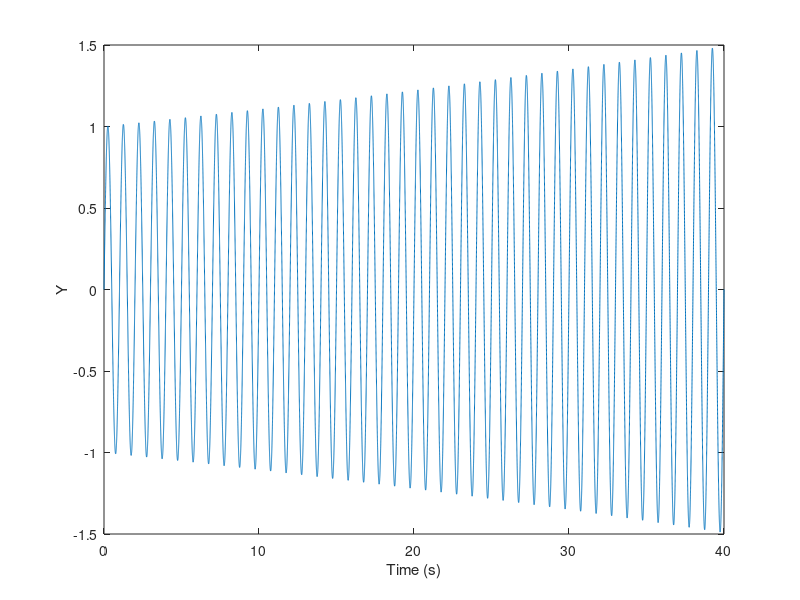

Write the MATLAB code that produced this figure. (Note: this script raises an error after producing the figure.)
%% Lyapunov Exponents with the Rosenstein's Algorithm
%% This code accompanies the powerpoint slides on Lyapunov exponents.

% Description
% - This activity will step through some basic processing steps for
%   calculating Lyapunov Exponents using Rosenstein's algorithm

%% 1) Lyapunov of a basic sinusoid
clear
clc

% Here we'll calculate the LyE of a sinusoid with exponential growth. We're
% adding the exponential growth to make sure the LyEs are positive and so
% the AMI function doesn't produce the artifacts it does with perfectly
% sinusoidal data.

% Sampling frequency
Fs = 1000;

% Time will serve as the independent variable
t = (0:1/Fs:40)';

% Frequency of the sinusoid
f = 1;

% The equation of a sinusoid.
y = exp(0.01*t).*sin(2*pi*f*t)

% plot the results
figure
plot(t,y)
xlabel('Time (s)')
ylabel('Y')

% Determining time lag and embedding dimension
% First we need to find the time lag. From experience we know the first
% minimum of a highly periodic function will be less than the period, so we
% use that many data point as an estimate for the maximum lag.
L = 1000;
[tau_s, ami_s] = AMI_Stergiou(y, L);

% Plot AMI function
figure
plot(ami_s(:,1),ami_s(:,2), 'k')
xlabel('Time Lag')
ylabel({'AMI';'Stergiou'})
grid minor

% Second we need the embedding dimension. A circle exists in 2 dimensions
% so the result here should not be surprising.
MaxDim = 12;
tau = 250; % this value is found from the AMI function above.

Rtol = 15;
Atol = 2;
speed = 1;
[dE, dim] = FNN(y, tau, MaxDim, Rtol, Atol, speed);

% Create a plot so we can see the results.
figure
plot(1:MaxDim, dim, 'o-k')
hold
plot(dE, dim(dE), 'or') % point where NN < 0.1 percent - overly restrictive?
xlabel('Embedding Dimension')
ylabel('% FNN')
grid on

% Plot state space
y_emb = embed(y,2,250)'

figure
plot(y_emb(:,1),y_emb(:,2),'.-')
xlabel('y(t)')
ylabel('y(t+\tau)')

% For Rosenstein's we need different parameters. The slope here works for
% the exponential sinusoid but may not for other time series. With this 
% theoretical data we know the period is exactly 1 s (f = 1 Hz and 1/f = 1 s) and that there are 
% always f*Fs data point per cycle. This and the MeanPeriod are in units of 
% seconds. Again you should get a small positive number.
tau = 250; % delay
m = 2; % embedding dim
slope = [0, 1, 10, 20];
MeanPeriod = 1; % in units of  seconds.
% Note that the next function takes about 37 s on my laptop to run. :)
tic
[LyE_RS, LyE_RL, out_R] = LyE_R(y, Fs, tau, m, slope, MeanPeriod, 1);
toc

%% 2) Application of Rosenstein algorithm to human data
clc
clear

% load ankle plantar and dorsiflexion data sampled at 60Hz
load('A4_LyE_hip_data.mat')
Fs = 60;

% plot the data
figure
plot(t,data)
xlabel('Time (s)')
ylabel('Hip angle (deg)')

% Determining time lag and embedding dimension
% First we need to find the time lag. From experience we know the first
% minimum of a highly periodic function will be less than the period, so we
% use that many data point as an estimate for the maximum lag.
L = 1000;
[tau_s, ami_s] = AMI_Stergiou(data, L);

% Plot AMI function
figure
plot(ami_s(:,1),ami_s(:,2), 'k')
xlabel('Time Lag')
ylabel({'AMI';'Stergiou'})
grid minor

% Second we need the embedding dimension. A circle exists in 2 dimensions
% so the result here should not be surprising.
MaxDim = 12;
tau = 20; % this value is found from the AMI function above.

Rtol = 15;
Atol = 2;
speed = 1;
[dE, dim] = FNN(data, tau(1), MaxDim, Rtol, Atol, speed);

% Create a plot so we can see the results.
figure
plot(1:MaxDim, dim, 'o-k')
hold
plot(dE, dim(dE), 'or') % point where NN < 0.1 percent - overly restrictive?
xlabel('Embedding Dimension')
ylabel('% FNN')
grid on

% Need to get an idea of the period of the attractor to set the evolve parameter:
% Visualize period of an attractor in 3D
data_emb = embed(data,4,20)';

figure
plot3(data_emb(1:200,1),data_emb(1:200,2),data_emb(1:200,3),'o-')
hold on
grid on
axis square

for smpl = 1:100
plot3(data_emb(1:1+smpl,1),data_emb(1:1+smpl,2),data_emb(1:1+smpl,3),'o-r','LineWidth',3)
title(['evole = ' num2str(smpl) ' You can ctrl+c to exit.'])
pause
end

% Another way to estaimate periodicity is to run a power spectruum estimate
[Pxx,F] = periodogram(data-mean(data),hamming(length(data)),length(data),Fs);

% Find the dominant frequency and then get the period as 1/Dom_freq and
% express in samples by multiplying by sampling rate (Fs)
period_fft_est = round((1/0.9111),2)

figure
plot(F,Pxx)
xlabel('Hz')
ylabel('Power (original units^2/Hz)')
title('Modified Periodogram Power Spectral Density Estimate')

% For Rosenstein's we need different parameters. Again you should get a
% small positive number.
m = 4; % embedding dimension
tau = 20; % time delay

slope = [0, .55, 10, 80]; % for gait data, a typical value for the first region is 0 to 1/2 period of attractor 
MeanPeriod = period_fft_est; % estimate of the period of the attractor (in seconds)
[LyE_RS, LyE_RL, out_R] = LyE_R(data, Fs, tau, m, slope, MeanPeriod, 1);
